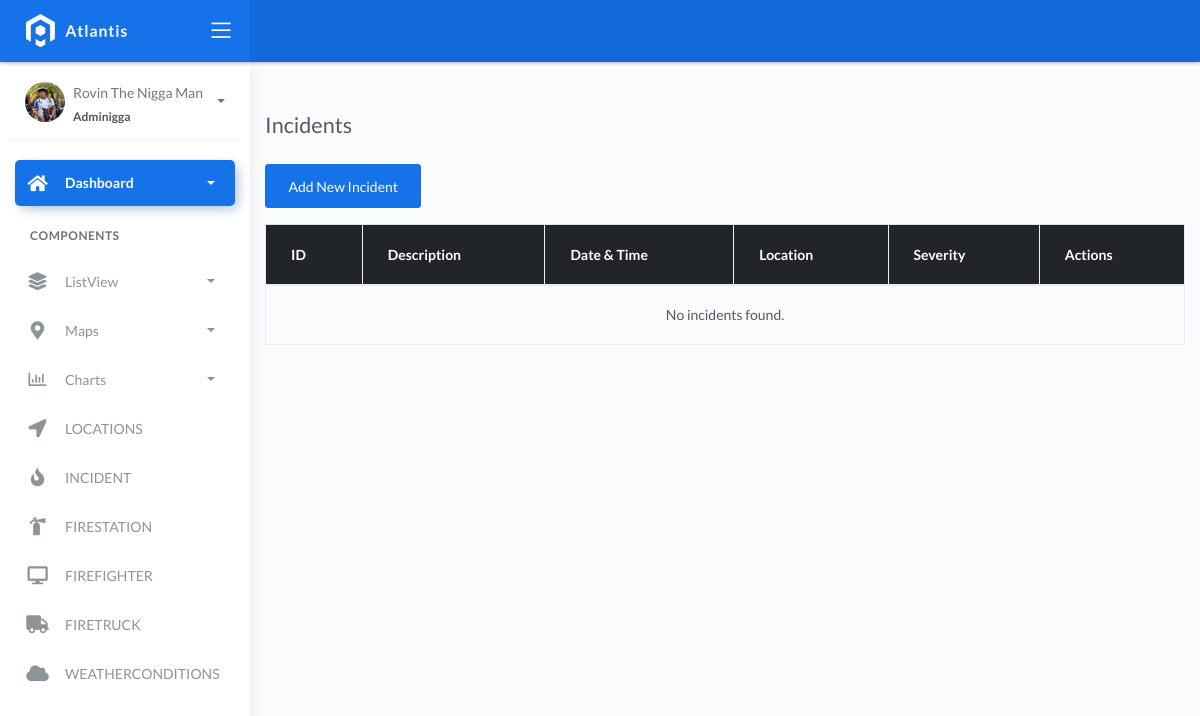
The page /incident_list/ on the database as committed earlier.
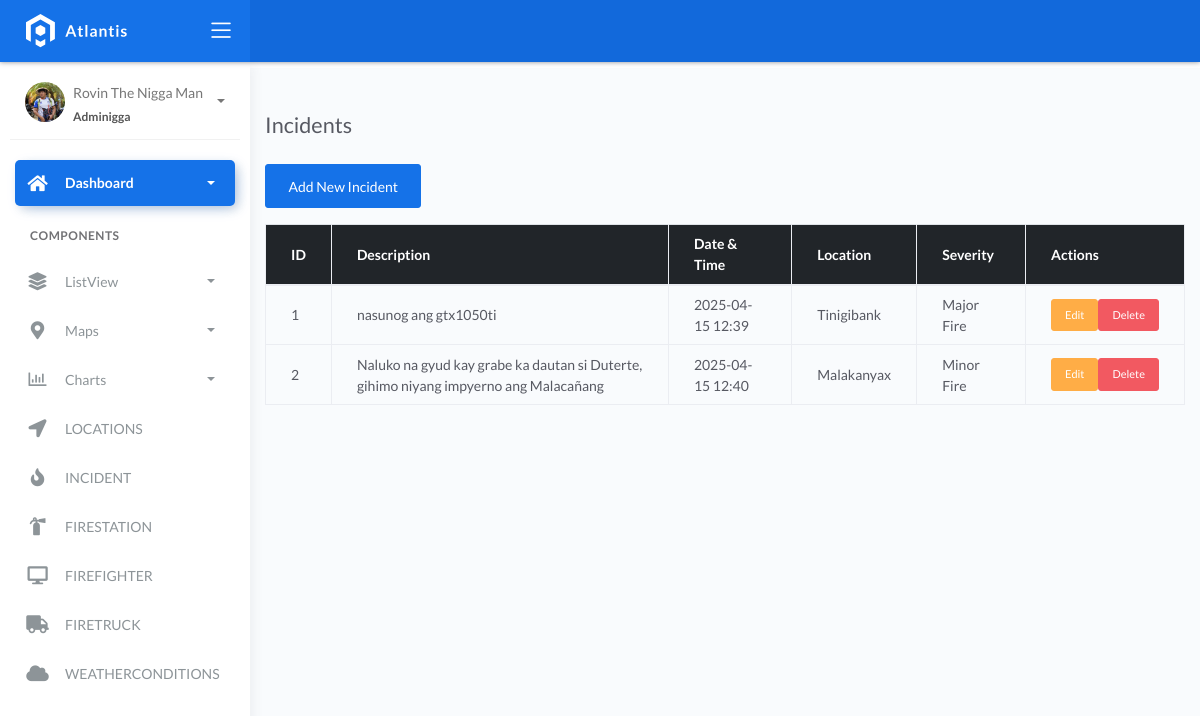
The same page on the database as committed later.
### fire/models.py (models this page shows, shortened)
class BaseModel(models.Model):
    created_at = models.DateTimeField(auto_now_add=True, db_index=True)
    updated_at = models.DateTimeField(auto_now=True)
    class Meta:
        abstract = True

class Incident(BaseModel):
    SEVERITY_CHOICES = (
        ('Minor Fire', 'Minor Fire'),
        ('Moderate Fire', 'Moderate Fire'),
        ('Major Fire', 'Major Fire'),
    )
    location = models.ForeignKey(Locations, on_delete=models.CASCADE)
    date_time = models.DateTimeField(blank=True, null=True)
    severity_level = models.CharField(max_length=45, choices=SEVERITY_CHOICES)
    description = models.CharField(max_length=250)

class Locations(BaseModel):
    name = models.CharField(max_length=150)
    latitude = models.DecimalField(
        max_digits=22, decimal_places=16, null=True, blank=True)
    longitude = models.DecimalField(
        max_digits=22, decimal_places=16, null=True, blank=True)
    address = models.CharField(max_length=150)
    city = models.CharField(max_length=150)  # can be in separate table
    country = models.CharField(max_length=150)  # can be in separate table

### fire/views.py (the view)
# urls.py: path('incident_list/', IncidentListView.as_view(), name='incident-list'),
class IncidentListView(ListView):
    model = Incident
    template_name = 'incident_list.html'
    context_object_name = 'incidents'

### templates/incident_list.html
{% extends 'base.html' %}
{% block content %}
<div class="container mt-5">
    <h2 class="mb-4">Incidents</h2>
    <a href="{% url 'incident-add' %}" class="btn btn-primary mb-3">Add New Incident</a>
    <table class="table table-bordered table-hover">
        <thead class="table-dark">
            <tr>
                <th>ID</th>
                <th>Description</th>
                <th>Date & Time</th>
                <th>Location</th>
                <th>Severity</th>
                <th>Actions</th>
            </tr>
        </thead>
        <tbody>
            {% for incident in incidents %}
            <tr>
                <td>{{ incident.id }}</td>
                <td>{{ incident.description }}</td>
                <td>{{ incident.date_time|date:"Y-m-d H:i" }}</td>
                <td>{{ incident.location.name }}</td>
                <td>{{ incident.severity_level }}</td>
                <td>
                    <div class="d-flex gap-2">
                        <a href="{% url 'incident-update' incident.pk %}" class="btn btn-sm btn-warning">Edit</a>
                        <a href="{% url 'incident-delete' incident.pk %}" class="btn btn-sm btn-danger">Delete</a>
                    </div>
                </td>
            </tr>
            {% empty %}
            <tr>
                <td colspan="6" class="text-center">No incidents found.</td>
            </tr>
            {% endfor %}
        </tbody>
    </table>
</div>
{% endblock %}

Rows that differ between the two databases and show on the page:
added Incident: id "1", description "nasunog ang gtx1050ti", date_time "2025-04-15 12:39", location.name "Tinigibank", severity_level "Major Fire"
added Incident: id "2", description "Naluko na gyud kay grabe ka dautan si Duterte, gihimo niyang impyerno ang Malacañang", date_time "2025-04-15 12:40", location.name "Malakanyax", severity_level "Minor Fire"
Other text that changed with them:
text no longer shown: "No incidents found."
